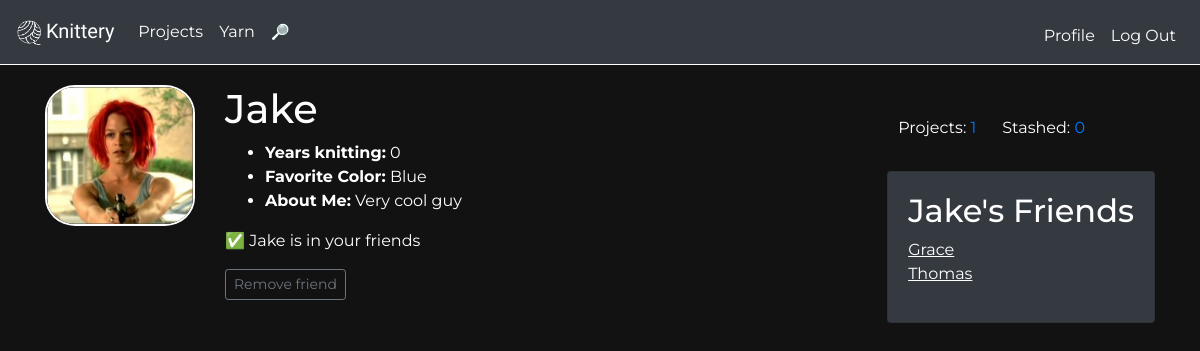
/profile/Jake (signed in), run on the app's committed database.
### tables this page shows
CREATE TABLE "users" (
	"id"	integer NOT NULL,
	"name"	text,
	"about_me"	text,
	"years_knitting"	integer,
	"favorite_color"	text,
	"password"	text,
	"pic"	text NOT NULL DEFAULT '/static/profilepics/default.png',
	"hash"	TEXT,
	PRIMARY KEY("id" AUTOINCREMENT)
);

### application.py (the view)
@app.route("/profile/<user>")
def profileget(user):
    profile = db.execute("SELECT * FROM users WHERE name = :name",
    name=user)
    currentuser_id=session["user_id"]
    profile_id=getId(user)
    friends_id = db.execute("SELECT friendee FROM friends WHERE friender = :profile_id",
    profile_id=profile_id)
    friends=[]
    fn = 0
    for entry in friends_id:
        friendo = db.execute("SELECT name FROM users WHERE users.id = :friends_id",
        friends_id=friends_id[fn]["friendee"])
        frien = friendo[0]["name"]
        friends.append(frien)
        fn += 1
    print(friends)
    projects = db.execute("SELECT * FROM projects WHERE user_id = :user_id", user_id=profile_id)
    stashed = db.execute("SELECT * FROM yarn WHERE user_id = :user_id GROUP BY name", user_id=profile_id)
    nprojects = len(projects)
    nstashed = len(stashed)
    isfriend = False
    if user != session["user"]:
        loggedinUser = db.execute("SELECT * FROM users WHERE name = :name",
        name=session["user"])
        loggedinUser_id = loggedinUser[0]["id"]
        friendquery = db.execute("SELECT * FROM friends WHERE friender = :loggedinUser_id AND friendee = :profile_id",
        loggedinUser_id = loggedinUser_id, profile_id=profile_id)
        print(friendquery)
        if len(friendquery) == 0:
            print("not friends")
        else:
            isfriend = True
            print(friendquery)
    return render_template("profile.html", profile=profile, friends=friends, isfriend=isfriend, nprojects=nprojects, nstashed=nstashed)

### application.py (called while the page is built)
def getId(user):
    currentuser = user
    profile = db.execute("SELECT * FROM users WHERE name = :name",
    name=currentuser)
    print(profile)
    currentuser_id=profile[0]["id"]
    return currentuser_id

### templates/profile.html (shortened to what this page needs)
{% extends "layout.html" %}
{% block main %}
<div class="row">
<div class="col-sm-auto">
<img src="{{ profile[0]["pic"] }}" class="profilepic" width="150">
</div>
<div class="col">
  <h1>{{ profile[0]["name"] }}</h1>
<ul>
<li><b>Years knitting:</b> {{ profile[0]["years_knitting"] }}</li>
<li><b>Favorite Color:</b> {{ profile[0]["favorite_color"] }}</li>
<li><b>About Me:</b> {{ profile[0]["about_me"]}}</li>
</ul>
{% if profile[0]["name"] == session['user'] %}
<form action="/profile" method="POST">
<button type="submit" class="btn btn-dark">Edit</button>
</form>
{% elif isfriend == False %}
<form action="/addfriend" method="POST">
<button type="submit" class="btn btn-dark" name="addfriend" value="{{ profile[0]["name"] }}">Add friend</button>
</form>
{% else %}
<p>✅  {{ profile[0]["name"] }}  is in your friends </p>
<form action="/removefriend" method="POST">
<button type="submit" class="btn btn-outline-secondary btn-sm" name="removefriend" value="{{ profile[0]["name"] }}">Remove friend</button>
</form>
{% endif %}
<br>
</div>
<div class="col-sm-auto">
<div> <table class="proftable">
  <tr>
    <td>Projects: <a href="/projects/{{ profile[0]["name"] }}"> {{ nprojects }}</a></td>
    <td>Stashed: <a href="/yarn/{{ profile[0]["name"] }}">{{ nstashed }} </a></td>
  </tr>
</table> </div>
        <div class="card text-white bg-dark">
            <div class="card-body">
<h2>{{ profile[0]["name"] }}'s Friends</h2>
<ul>
    {% for friend in friends %}
    <li><a href="/profile/{{ friend }}">{{ friend }}</a></li>
    {% endfor %}
</ul>
</div>
</div>
</div>
</div>
{% endblock %}

### static/styles.css (style rules this page uses)
body, html { height: 100% }
body { background-color: #121212; color: white; font-family: 'Montserrat', sans-serif; }
.card { display:inline-block; }
.card a { color: white; text-decoration: underline; }
.profilepic { border: 2px solid white; border-radius: 20%; }
.proftable { width:80%; margin: 30px 10px; }
.card ul { list-style: none; padding-left: 0; }

### data on the page
users: pic (picture), name "Jake", years_knitting "0", favorite_color "Blue", about_me "Very cool guy"
users: name "Grace"
users: name "Thomas"

### other printed values
{{ nprojects }} "1"
{{ nstashed }} "0"
